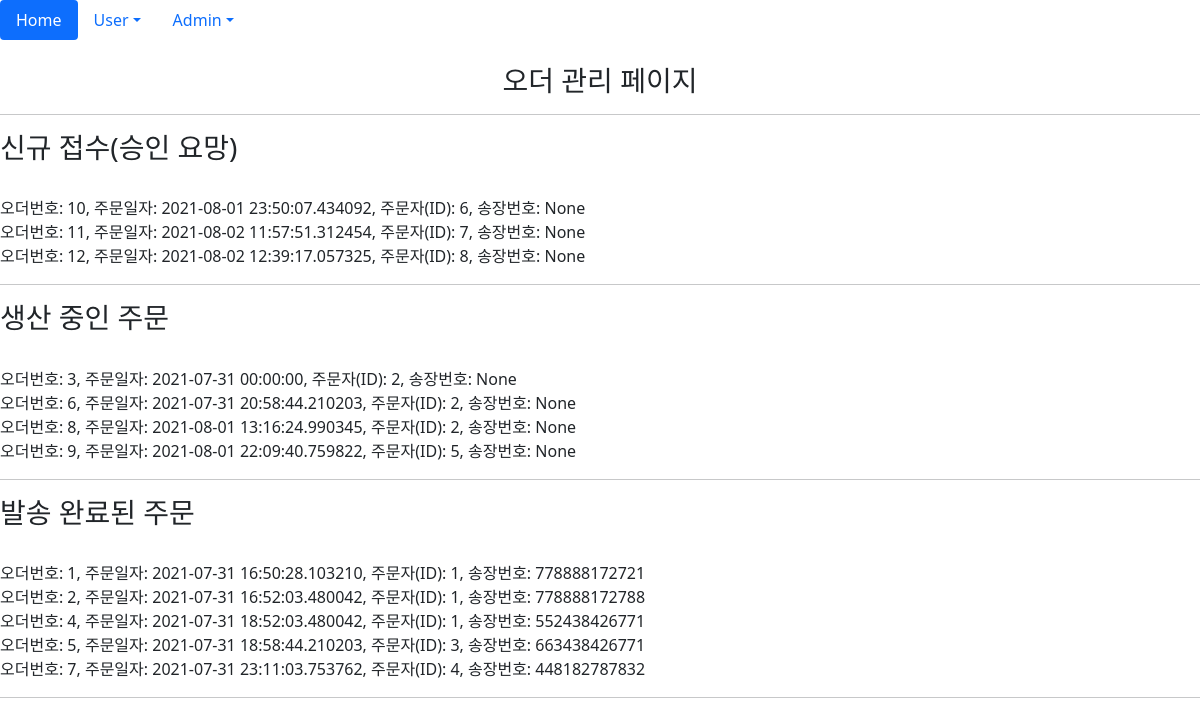
/admin/management, run on the app's committed database.
### flask_app/models/sales.py (models this page shows)
class Order(db.Model):
    id = db.Column(db.Integer(), primary_key = True)
    date_of_request = db.Column(db.DateTime(), default=datetime.today())
    contact_id = db.Column(db.Integer, db.ForeignKey('contact.id', ondelete="CASCADE"))
    status = db.Column(db.Integer, default = 0) #0:접수 1:생산중 2:배송중 4:완료
    lading_number = db.Column(db.Integer(), default = None)
    def __repr__(self):
        return f"""
        오더번호: {self.id},
        주문일자: {self.date_of_request},
        주문자(ID): {self.contact_id},
        송장번호: {self.lading_number}
        """

### flask_app/routes/admin_routes.py (the view)
@admin_bp.route('/admin/management', methods = ["GET"])
def awaiting():
    order_list_0 = sales.Order.query.filter_by(status = 0).all()
    order_list_1 = sales.Order.query.filter_by(status = 1).all()
    order_list_2 = sales.Order.query.filter_by(status = 2).all()
    return render_template('admin_kanban.html', order_list_0=order_list_0, order_list_1=order_list_1, order_list_2=order_list_2)

### flask_app/templates/admin_kanban.html (shortened to what this page needs)
<!doctype html>
<html lang="en">
  <head>
    <link href="https://cdn.jsdelivr.net/npm/bootstrap@5.0.2/dist/css/bootstrap.min.css" rel="stylesheet">
  </head>
  <body>
        <div class = 'inner'>
        <ul class="nav nav-pills">
        <li class="nav-item">
            <a class="nav-link active" aria-current="page" href="{{ url_for('main.index') }}">Home</a>
        </li>
        <li class="nav-item dropdown">
            <a class="nav-link dropdown-toggle" data-bs-toggle="dropdown" href="#" role="button" aria-expanded="false">User</a>
            <li class="nav-item dropdown">
                <a class="nav-link dropdown-toggle" data-bs-toggle="dropdown" href="#" role="button" aria-expanded="false">Admin</a>
        </div><br>
        <center>
            <h3>오더 관리 페이지</h3>
        </center>
            <hr/>
            <div>
                <h3>신규 접수(승인 요망)</h3><br>
                {% for items in order_list_0 %}
                {{items}}<br>
                {% endfor %}
            </div>
            <div>
                <hr/>
                <h3>생산 중인 주문</h3><br>
                {% for items in order_list_1 %}
                {{items}}<br>
                {% endfor %}
            </div>
            <div>
                <hr/>
                <h3>발송 완료된 주문</h3><br>
                {% for items in order_list_2 %}
                {{items}}<br>
                {% endfor %}
                <hr/>
            </div><br>
        </body>
    </head>
</html>

### data on the page
Order: id+date_of_request+contact "오더번호: 10, 주문일자: 2021-08-01 23:50:07.434092, 주문자(ID): 6, 송장번호: None"
Order: id+date_of_request+contact "오더번호: 11, 주문일자: 2021-08-02 11:57:51.312454, 주문자(ID): 7, 송장번호: None"
Order: id+date_of_request+contact "오더번호: 12, 주문일자: 2021-08-02 12:39:17.057325, 주문자(ID): 8, 송장번호: None"
Order: id+date_of_request+contact "오더번호: 3, 주문일자: 2021-07-31 00:00:00, 주문자(ID): 2, 송장번호: None"
Order: id+date_of_request+contact "오더번호: 6, 주문일자: 2021-07-31 20:58:44.210203, 주문자(ID): 2, 송장번호: None"
Order: id+date_of_request+contact "오더번호: 8, 주문일자: 2021-08-01 13:16:24.990345, 주문자(ID): 2, 송장번호: None"
Order: id+date_of_request+contact "오더번호: 9, 주문일자: 2021-08-01 22:09:40.759822, 주문자(ID): 5, 송장번호: None"
Order: id+date_of_request+contact "오더번호: 1, 주문일자: 2021-07-31 16:50:28.103210, 주문자(ID): 1, 송장번호: 778888172721"
Order: id+date_of_request+contact "오더번호: 2, 주문일자: 2021-07-31 16:52:03.480042, 주문자(ID): 1, 송장번호: 778888172788"
Order: id+date_of_request+contact "오더번호: 4, 주문일자: 2021-07-31 18:52:03.480042, 주문자(ID): 1, 송장번호: 552438426771"
Order: id+date_of_request+contact "오더번호: 5, 주문일자: 2021-07-31 18:58:44.210203, 주문자(ID): 3, 송장번호: 663438426771"
Order: id+date_of_request+contact "오더번호: 7, 주문일자: 2021-07-31 23:11:03.753762, 주문자(ID): 4, 송장번호: 448182787832"
